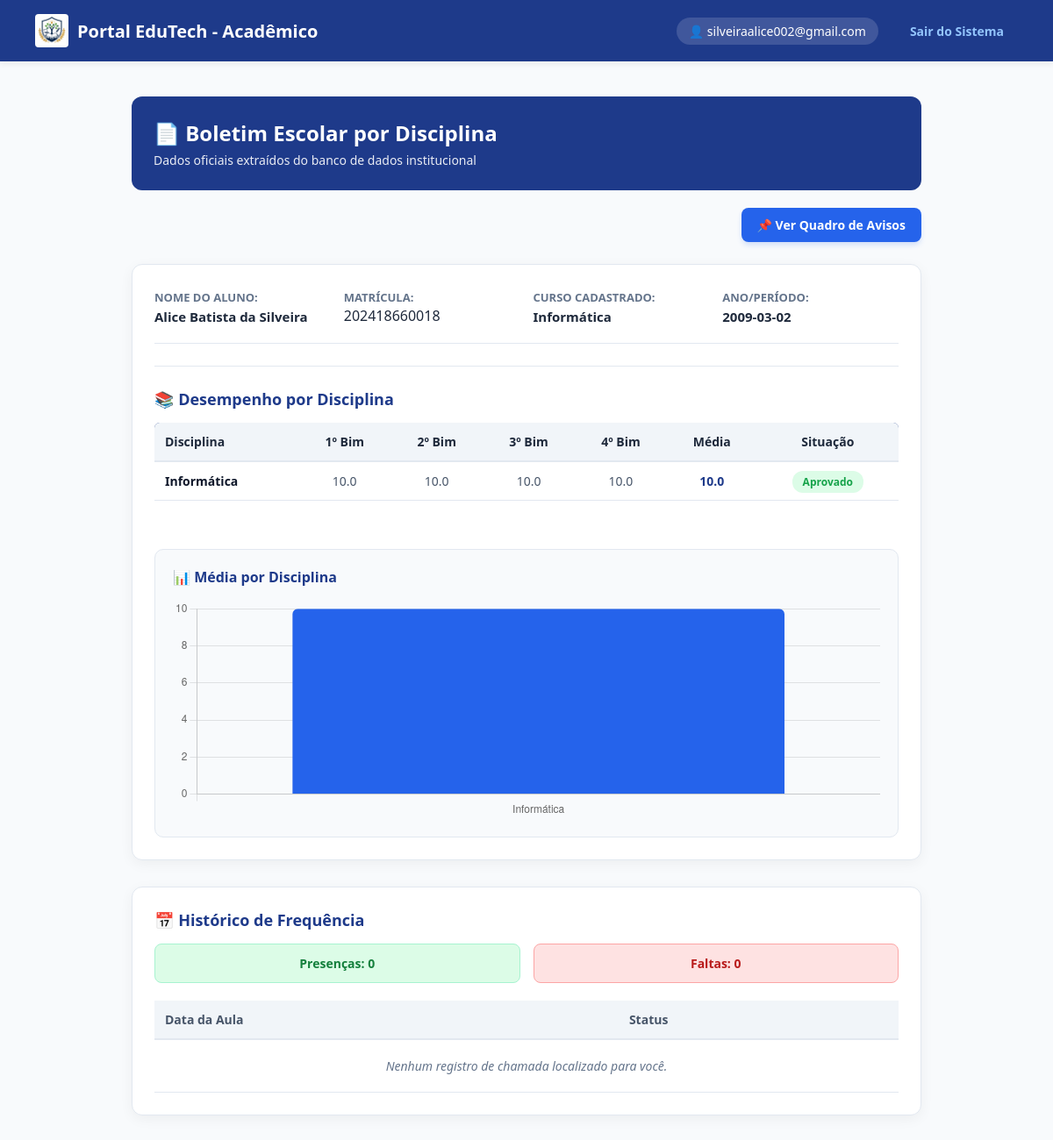
Page /aluno/dashboard (signed in) on the earlier database version.
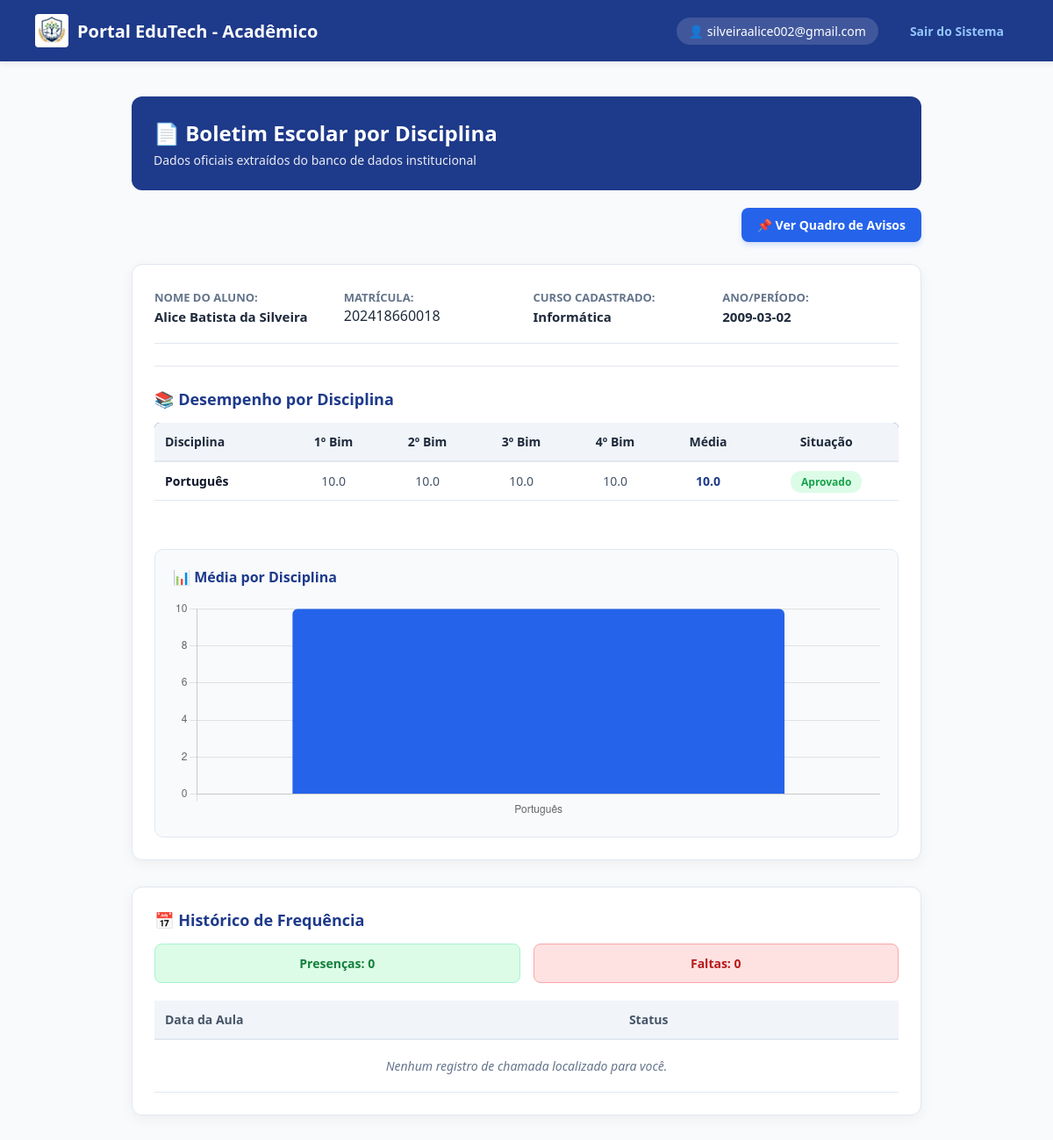
Same page on the later database version.
### modelos/nota.py (models this page shows)
class Nota(db.Model):
    __tablename__ = 'notas'
    id = db.Column(db.Integer, primary_key=True, autoincrement=True)
    matricula_aluno = db.Column(db.String(50), db.ForeignKey('alunos.matricula'), nullable=False)
    disciplina = db.Column(db.String(100), nullable=False)
    b1 = db.Column(db.Float, nullable=True, default=None)
    b2 = db.Column(db.Float, nullable=True, default=None)
    b3 = db.Column(db.Float, nullable=True, default=None)
    b4 = db.Column(db.Float, nullable=True, default=None)
    @property
    def media(self):
        notas_lancadas = [n for n in [self.b1, self.b2, self.b3, self.b4] if n is not None]
        if not notas_lancadas:
            return 0.0
        return round(sum(notas_lancadas) / len(notas_lancadas), 1)
    @property
    def situacao(self):
        notas_lancadas = [n for n in [self.b1, self.b2, self.b3, self.b4] if n is not None]
        if not notas_lancadas:
            return "Em Aberto"
        return "Aprovado" if self.media >= 7.0 else "Recuperação"

### blueprints/bp_aluno.py (the view)
@bp_aluno.route('/dashboard')
def dashboard():
    if 'usuario' not in session or 'matricula' not in session or session.get('perfil') != 'Aluno':
        return redirect(url_for('index'))
    matricula_logada = str(session['matricula']).strip()
    dao = AlunoDAO()
    aluno = dao.buscar_por_matricula(matricula_logada)
    if not aluno:
        try:
            aluno = dao.buscar_por_matricula(int(matricula_logada))
        except ValueError:
            pass
    if not aluno:
        session.clear()
        return redirect(url_for('index'))
    historico_presencas = Presenca.query.filter_by(matricula_aluno=str(aluno.matricula)).all()
    total_presencas = sum(1 for p in historico_presencas if p.status == 'Presente')
    total_faltas = sum(1 for p in historico_presencas if p.status in ['Falta', 'Ausente'])
    notas_disciplinas = Nota.query.filter_by(matricula_aluno=str(aluno.matricula)).all()
    return render_template(
        'aluno.html',
        aluno=aluno,
        presencas=historico_presencas,
        total_presencas=total_presencas,
        total_faltas=total_faltas,
        notas_disciplinas=notas_disciplinas
    )

### dao/aluno_dao.py (called while the page is built)
    def buscar_por_matricula(self, matricula):
        return Aluno.query.filter_by(matricula=str(matricula).strip()).first()

### templates/aluno.html (shortened to what the changed rows need)
{% extends 'base.html' %}
{% block styles %}
<link rel="stylesheet" href="{{ url_for('static', filename='aluno.css') }}">
{% endblock %}
{% block content %}
<div class="aluno-panel" style="max-width: 900px; margin: 0 auto; padding-bottom: 40px;">
    <div class="aluno-header-box" style="background: #1e3a8a; color: white; padding: 25px; border-radius: 12px; margin-bottom: 20px;">
        <h2 style="margin-bottom: 5px; font-size: 24px;">📄 Boletim Escolar por Disciplina</h2>
    </div>
    {% if aluno %}
    <div class="aluno-card" style="background: white; padding: 25px; border-radius: 12px; box-shadow: 0 4px 15px rgba(0,0,0,0.05); border: 1px solid #e2e8f0;">
        <div class="info-grid" style="display: grid; grid-template-columns: repeat(auto-fit, minmax(200px, 1fr)); gap: 15px; margin-bottom: 25px;">
            <div class="info-item"><strong style="color: #64748b; font-size: 13px;">NOME DO ALUNO:</strong> <br><span style="font-weight: 600; color: #1e293b;">{{ aluno.nome }}</span></div>
            <div class="info-item"><strong style="color: #64748b; font-size: 13px;">MATRÍCULA:</strong> <br><code>{{ aluno.matricula }}</code></div>
            <div class="info-item"><strong style="color: #64748b; font-size: 13px;">CURSO CADASTRADO:</strong> <br><span style="font-weight: 600; color: #1e293b;">{{ aluno.curso }}</span></div>
            <div class="info-item"><strong style="color: #64748b; font-size: 13px;">ANO/PERÍODO:</strong> <br><span style="font-weight: 600; color: #1e293b;">{{ aluno.data }}</span></div>
        </div>
        <hr style="border: 0; border-top: 1px solid #e2e8f0; margin: 25px 0;">
        <h3 style="color: #1e3a8a; font-size: 18px; margin-bottom: 15px;">📚 Desempenho por Disciplina</h3>
        <div style="overflow-x: auto;">
            <table style="width: 100%; border-collapse: collapse; text-align: left; font-size: 14px; margin-bottom: 25px;">
                <thead>
                    <tr style="background-color: #1e3a8a; color: white;">
                        <th style="padding: 12px; border-radius: 6px 0 0 0;">Disciplina</th>
                        <th style="padding: 12px; text-align: center;">1º Bim</th>
                        <th style="padding: 12px; text-align: center;">2º Bim</th>
                        <th style="padding: 12px; text-align: center;">3º Bim</th>
                        <th style="padding: 12px; text-align: center;">4º Bim</th>
                        <th style="padding: 12px; text-align: center;">Média</th>
                        <th style="padding: 12px; text-align: center; border-radius: 0 6px 0 0;">Situação</th>
                    </tr>
                </thead>
                <tbody>
                    {% for item in notas_disciplinas %}
                    <tr style="border-bottom: 1px solid #e2e8f0;">
                        <td style="padding: 12px; font-weight: 600; color: #0f172a;">{{ item.disciplina }}</td>
                        <td style="padding: 12px; text-align: center; color: #475569;">{{ item.b1 if item.b1 is not none else '-' }}</td>
                        <td style="padding: 12px; text-align: center; color: #475569;">{{ item.b2 if item.b2 is not none else '-' }}</td>
                        <td style="padding: 12px; text-align: center; color: #475569;">{{ item.b3 if item.b3 is not none else '-' }}</td>
                        <td style="padding: 12px; text-align: center; color: #475569;">{{ item.b4 if item.b4 is not none else '-' }}</td>
                        <td style="padding: 12px; text-align: center; font-weight: bold; color: #1e3a8a;">{{ item.media }}</td>
                        <td style="padding: 12px; text-align: center;">
                            {% if item.situacao == 'Aprovado' %}
                                <span style="background: #dcfce7; color: #16a34a; padding: 4px 12px; border-radius: 12px; font-weight: 600; font-size: 12px;">Aprovado</span>
                            {% else %}
                                <span style="background: #fee2e2; color: #dc2626; padding: 4px 12px; border-radius: 12px; font-weight: 600; font-size: 12px;">Recuperação</span>
                            {% endif %}
                        </td>
                    </tr>
                    {% else %}
                    <tr>
                        <td colspan="7" style="padding: 20px; text-align: center; color: #64748b; font-style: italic;">
                            Nenhuma nota cadastrada por disciplina até o momento.
                        </td>
                    </tr>
                    {% endfor %}
                </tbody>
            </table>
        </div>
        <div style="margin-top: 30px; padding: 20px; background: #f8fafc; border-radius: 10px; border: 1px solid #e2e8f0;">
            <h3 style="color: #1e3a8a; font-size: 16px; margin-top: 0; margin-bottom: 15px;">📊 Média por Disciplina</h3>
            <div style="position: relative; height: 250px; width: 100%;">
                <canvas id="graficoNotas"></canvas>
            </div>
        </div>
    </div>
    <div class="frequencia-panel" style="margin-top: 30px; background: white; padding: 25px; border-radius: 12px; border: 1px solid #e2e8f0; box-shadow: 0 4px 15px rgba(0,0,0,0.05);">
        <h3 style="color: #1e3a8a; font-size: 18px; margin-top: 0; margin-bottom: 15px;">📅 Histórico de Frequência</h3>
        <div class="cards-contador" style="display: flex; gap: 15px; margin-bottom: 20px;">
            <div class="card-resumo presencas" style="background: #dcfce7; color: #15803d; padding: 12px 20px; border-radius: 8px; font-weight: 600; font-size: 14px;">
                Presenças: {{ total_presencas }}
            </div>
            <div class="card-resumo faltas" style="background: #fee2e2; color: #b91c1c; padding: 12px 20px; border-radius: 8px; font-weight: 600; font-size: 14px;">
                Faltas: {{ total_faltas }}
            </div>
        </div>
        <div style="overflow-x: auto;">
            <table style="width: 100%; border-collapse: collapse; text-align: left; font-size: 14px;">
                <thead>
                    <tr style="background-color: #f8fafc;">
                        <th style="padding: 12px; border-bottom: 2px solid #e2e8f0; color: #475569; font-weight: 600;">Data da Aula</th>
                        <th style="padding: 12px; border-bottom: 2px solid #e2e8f0; color: #475569; font-weight: 600;">Status</th>
                    </tr>
                </thead>
                <tbody>
                    {% for presenca in presencas %}
                    <tr>
                        <td style="padding: 12px; border-bottom: 1px solid #e2e8f0; color: #334155;">
                            {{ presenca.data.strftime('%d/%m/%Y') if presenca.data.strftime else presenca.data }}
                        </td>
                        <td style="padding: 12px; border-bottom: 1px solid #e2e8f0;">
                            {% if presenca.status == 'Presente' %}
                                <span style="background: #dcfce7; color: #15803d; padding: 4px 10px; border-radius: 10px; font-weight: 600; font-size: 12px;">Presente</span>
                            {% else %}
                                <span style="background: #fee2e2; color: #b91c1c; padding: 4px 10px; border-radius: 10px; font-weight: 600; font-size: 12px;">Falta</span>
                            {% endif %}
                        </td>
                    </tr>
                    {% else %}
                    <tr>
                        <td colspan="2" style="padding: 20px; text-align: center; color: #64748b; font-style: italic;">
                            Nenhum registro de chamada localizado para você.
                        </td>
                    </tr>
                    {% endfor %}
                </tbody>
            </table>
        </div>
    </div>
    {% else %}
    <div class="aluno-card" style="text-align: center; color: #64748b; padding: 40px; background: white; border-radius: 12px;">
        ⚠️ Suas credenciais de matrícula não foram localizadas na base de dados ativa pelo Administrador.
    </div>
    {% endif %}
</div>
<script>
    document.addEventListener('DOMContentLoaded', function() {
        const ctx = document.getElementById('graficoNotas');
        if (!ctx) return;
        // Extrai as disciplinas e médias vindas do Flask
        const disciplinas = [
            {% for item in notas_disciplinas %}
                "{{ item.disciplina }}",
            {% endfor %}
        ];
        const medias = [
            {% for item in notas_disciplinas %}
                {{ item.media }},
            {% endfor %}
        ];
        new Chart(ctx, {
            type: 'bar',
            data: {
                labels: disciplinas.length > 0 ? disciplinas : ['Sem Disciplinas'],
                datasets: [{
                    label: 'Média Final',
                    data: medias.length > 0 ? medias : [0],
                    backgroundColor: '#2563eb',
                    borderRadius: 6
                }]
            },
            options: {
                responsive: true,
                maintainAspectRatio: false,
                scales: {
                    y: {
                        min: 0,
                        max: 10,
                        ticks: { stepSize: 2 }
                    }
                },
                plugins: {
                    legend: { display: false }
                }
            }
        });
    });
</script>
{% endblock %}

Differences in the rows shown:
changed Nota: disciplina "Informática" → "Português"
Other differences:
chart data {{ item.disciplina }}: Informática → Português
